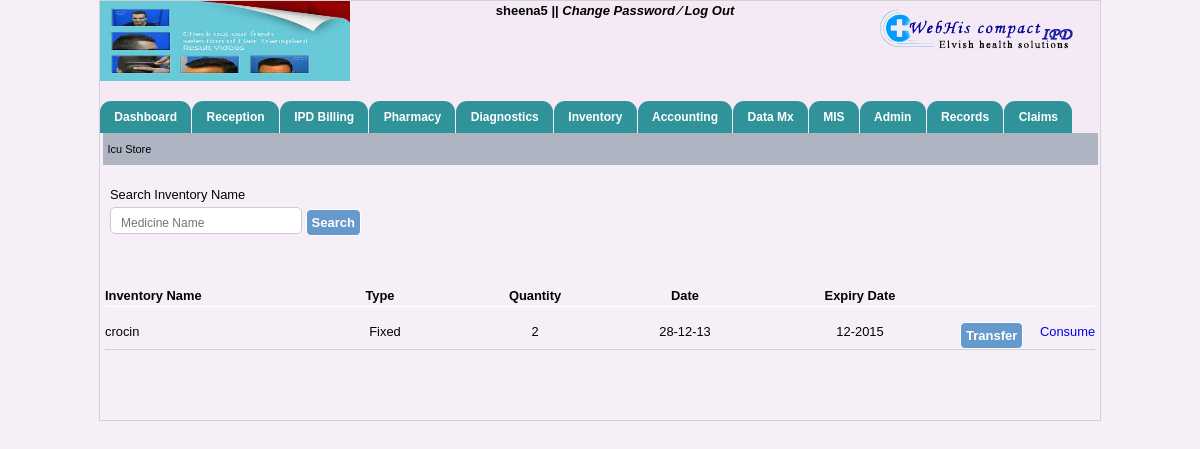
Page /icu_store.php (signed in) on the earlier database version.
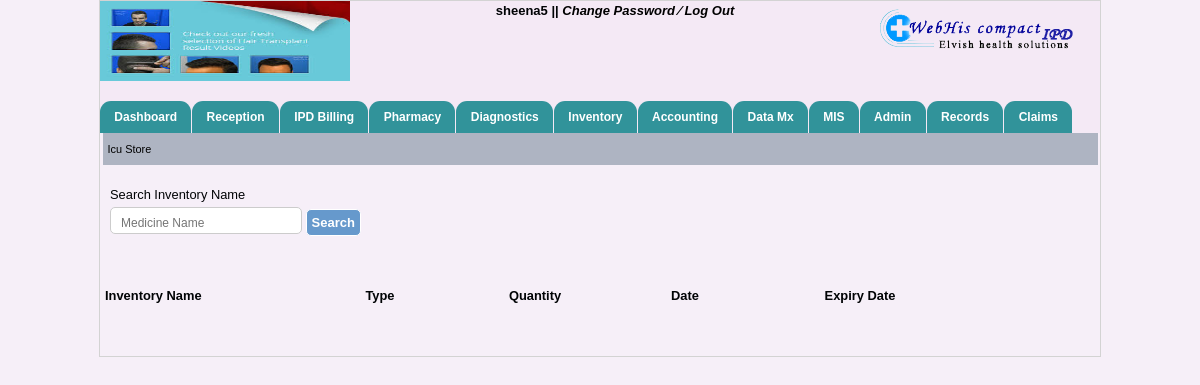
Same page on the later database version.
### tables this page shows
CREATE TABLE IF NOT EXISTS `ot_store` (
  `ot_id` int(200) NOT NULL AUTO_INCREMENT,
  `in_id` int(200) NOT NULL,
  `incharge_name` varchar(200) NOT NULL,
  `i_name` varchar(200) NOT NULL,
  `type` varchar(200) NOT NULL,
  `quantity` varchar(200) NOT NULL,
  `ex_date` varchar(200) NOT NULL,
  `date` varchar(200) NOT NULL,
  `time` varchar(200) NOT NULL,
  `type_of_store` varchar(200) NOT NULL,
  PRIMARY KEY (`ot_id`)
);

### icu_store.php (the view, shortened to what this page needs)
<?php
    include("header.php");
include("menubar.php");
?>
  <div id="opd_bill" style="height:20px; padding-left:5px;">
         Icu Store
    </div>
  <div style="width:990px; margin:20px auto;" id="search_exist">
          <div id="search_txt" class="p_adding">Search Inventory Name</div>
            <div class="p_adding">
              <span>
<input type="text" name="search" placeholder="Medicine Name" id="inputStringCo" onKeyUp="lookupCo(this.value);" onBlur="fillCo();"  /></span>
                <span><input type="submit" name="find" value="Search" class="btn"/></span>
            </div>
        </div>
   <div style="width:990px; margin:50px auto;">
         <div class="field_bg">
              <div style="float:left; width:200px; "><strong>Inventory Name</strong></div>
              <div style="float:left; width:150px; text-align:center; margin-right:5px;"><strong>Type</strong></div>
              <div style="float:left; width:150px; text-align:center "><strong>Quantity</strong></div>
              <div style="float:left; width:150px; text-align:center "><strong>Date</strong></div>
              <div style="float:left; width:200px; text-align:center "><strong>Expiry Date</strong></div>
                <?php $res3=mysql_query("select * from ot_store where type_of_store='ICU Store'");
                while($row3=mysql_fetch_array($res3)){
                    $ot_id=$row3[0];?>
                  <div class="cls" style="margin-bottom:15px; height:1px; background:#FFF;"></div>
                  <form method="post" action="main_store_tran.php">
                    <div style="float:left; width:200px; margin-right:5px;"><?php echo $row3[3];?></div>
                          <div style="float:left; width:150px; text-align:center"><?php echo $row3[4]; ?></div>
                    <div style="float:left; width:150px; text-align:center"><?php echo $row3[5];?></div>
                      <div style="float:left; width:150px; text-align:center"><?php echo $row3[7];?></div>
                    <div style="float:left; width:200px;  text-align:center"><?php echo $row3[6];?></div>
                    <div style="float:left; width: 80px; "><input type="submit"name="transfer1" value="Transfer" class="btn"/></div>
                    <div style="float:left; width: 20px; "><a href='used_inventrey.php?used=<?php echo $ot_id; ?> '>Consume</a></div>
                <div class="cls" style="margin-top:15px;  border-bottom:1px solid lightgray;"></div>
        </form>
             <?php
             }
             ?>
      </div>
  </div>
  <?php
    include("footer.php");
  ?>

Differences in the rows shown:
removed ot_store: i_name "crocin", type "Fixed", quantity "2", date "28-12-13", ex_date "12-2015"
